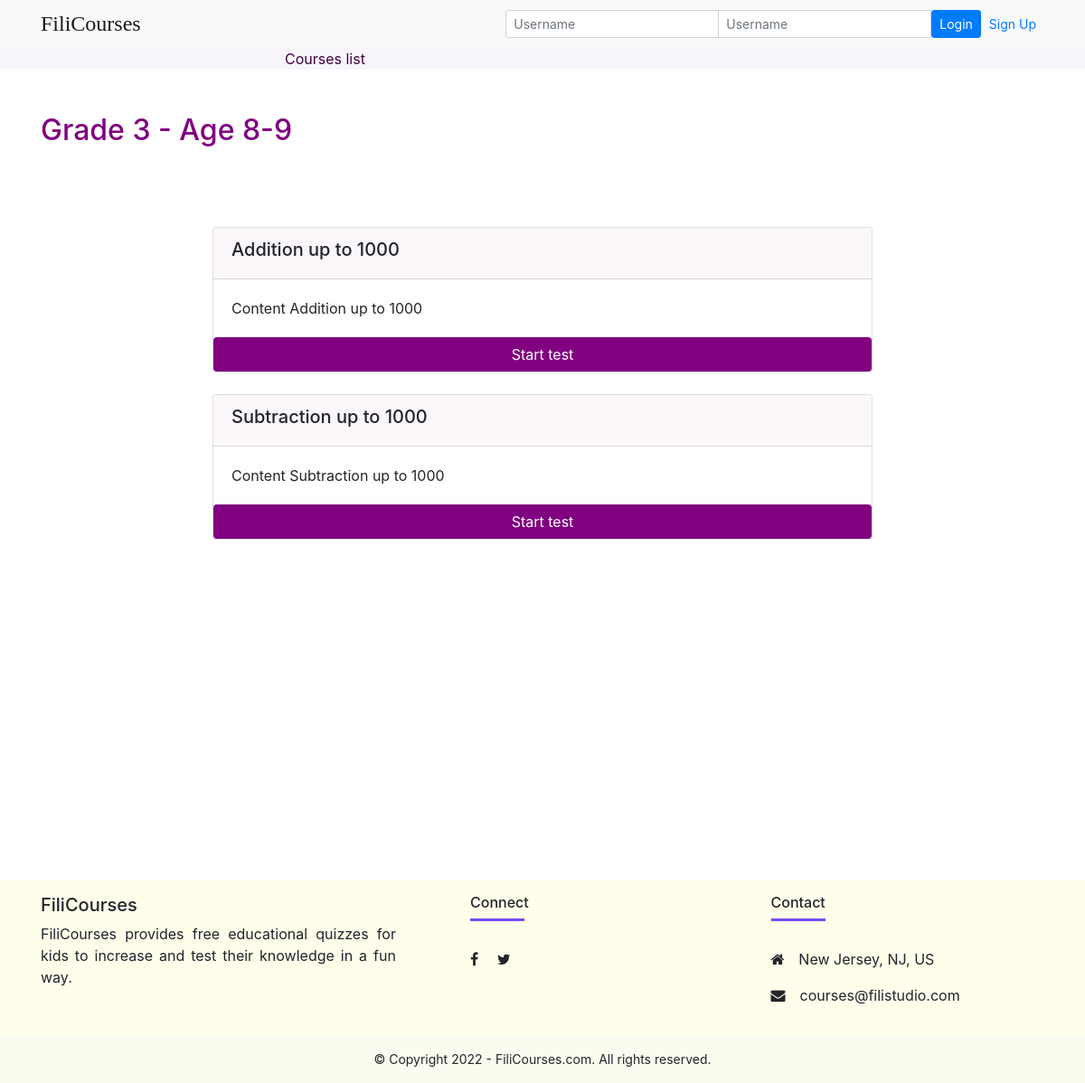
/courses/grade/3/, run on the app's committed database.
### courses/models.py (models this page shows, shortened)
class Course(models.Model):
    name = models.CharField(max_length=30, default='Course/Grade')
    description = models.CharField(max_length=1000)
    image = models.CharField(max_length=2083)
    pub_date = models.DateField(null=True)

class Lesson(models.Model):
    title = models.CharField(max_length=200, default="Lesson title")
    order = models.IntegerField(default=0)
    image = models.CharField(max_length=2083, default="none")
    course = models.ForeignKey(Course, on_delete=models.CASCADE)
    content = models.TextField()

### courses/views.py (the view)
# urls.py: path('grade/<int:course_id>/', views.course_details, name='course_details'),
def course_details(request, course_id):
    course = get_object_or_404(Course, pk=course_id)
    return render(request, 'course_details.html', {'course': course})

### courses/templates/course_details.html (shortened to what this page needs)
{% extends "base.html" %}
{% block content %}
<div class="course-list">
    <div class="container w-50 mx-auto">
        <a class="link-unstyled" href="{% url 'courses:index' %}"> Courses list</a>
    </div>
</div>
<div class="container mt-5 mb-5 min-vh-100">
    <h2 class="mb-5 start-test-title">{{ course.name }}</h2>
    <div class="row">
        <div class="card-columns-vertical col-lg-8 mt-3 mx-auto">
            {% for lesson in course.lesson_set.all %}
            <div class="card mt-4">
                <div class="card-header card-header-purple">
                    <h5>{{lesson.title}}</h5>
                </div>
                <div class="card-body">{{lesson.content}}</div>
                <a class="btn btn-purple" href="{% url 'courses:start_test' course_id=course.id lesson_id=lesson.id %}">Start test</a>
            </div>
            {% endfor %}
        </div>
    </div>
</div>
{% endblock %}

### static/css/courses.css (style rules this page uses)
.link-unstyled, .link-unstyled:link, .link-unstyled:hover { color: inherit; text-decoration: inherit; }
.course-list { background-color: #F7F5FA; color: #400040; }
.start-test-title { color: purple; }

### courses/templates/course_details.html (style rules this page uses)
h2 { color: purple; }
.btn-purple { background-color: purple; color: white; }
.card-header-purple { background-color: #FBF7FB; }

### data on the page
Course: name "Grade 3 - Age 8-9"
Lesson: title "Addition up to 1000", content "Content Addition up to 1000"
Lesson: title "Subtraction up to 1000", content "Content Subtraction up to 1000"
